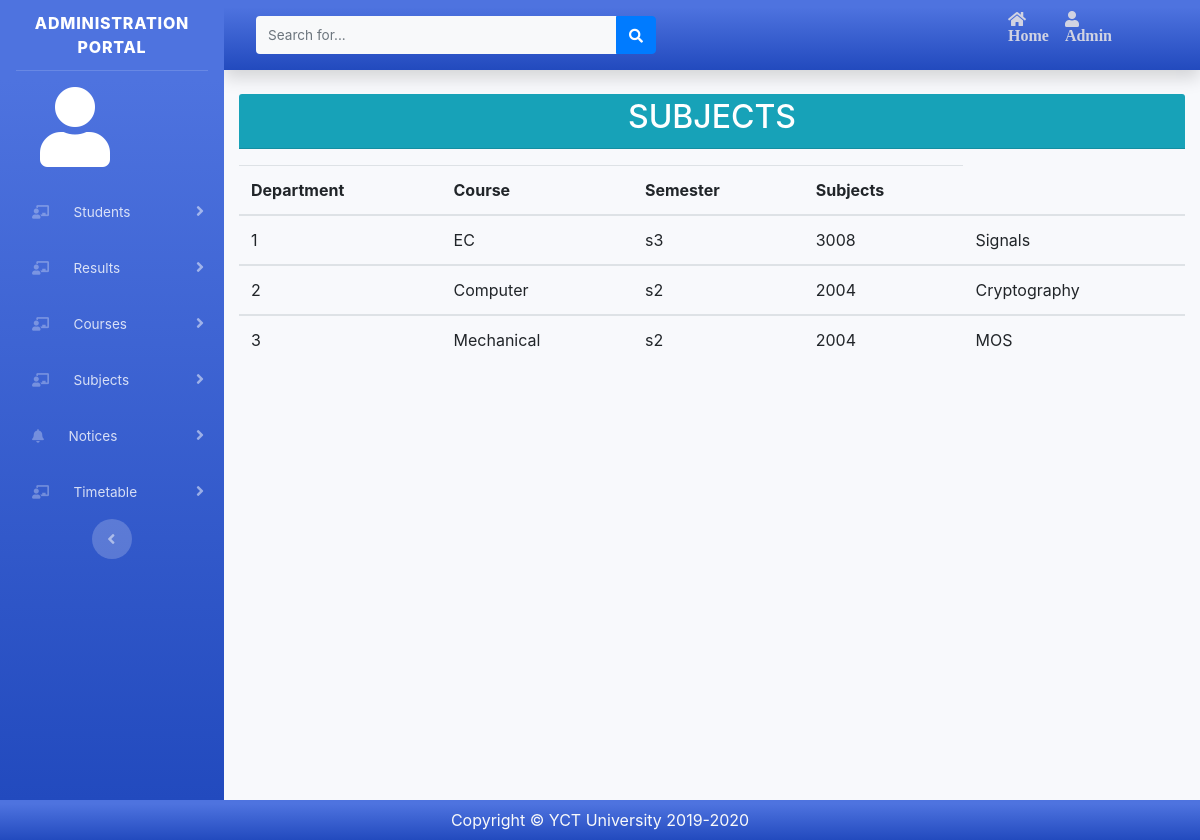
Page /view/faculty_view_subjects.php (signed in) on the committed database.
### tables this page shows
CREATE TABLE `subjects` (
  `id` int(11) NOT NULL,
  `dep` varchar(30) NOT NULL,
  `sem` varchar(30) NOT NULL,
  `sub_code` int(11) NOT NULL,
  `subject` varchar(30) NOT NULL
);

### model/Mymodel.php (called while the page is built, shortened)
<?php
class Mymodel
    {
            function admin_viewsubject()
                {
                    include '../config/connection.php';
                    $sql="SELECT * FROM subjects";
                    $resultb=mysqli_query($conn,$sql);
                    return $resultb;
                }
    }
?>

### controller/Mycontroller.php (called while the page is built, shortened)
<?php
    class Mycontroller
        {
                function a_viewsubject()
                    {
                        include '../model/Mymodel.php';
                        $varsb=new Mymodel();
                        $resb=$varsb->admin_viewsubject();
                        return $resb;
                    }
        }
?>

### view/faculty_view_subjects.php (the view, shortened to what this page needs)
<?php
include_once '../controller/Mycontroller.php';
include 'faculty_header.php';
$vard=new Mycontroller();
$res3=$vard->a_viewsubject();
 ?>
<section class="margin_top">
	<div class="container margin_top">
		<div class="row">
		<div class="col-md-12">
		<div class="card-header text-center p-1 bg-info "><h2 class="text-white">SUBJECTS</h2></div>
		</div>
			<div class="col-md-12 mt-3">
				<div style="overflow-x:auto;">
				<table class="container-fluid table ">
				      <th>Department</th>
					  <th>Course</th>
					  <th>Semester</th>
					  <th>Subjects</th>
				  <?php
				while($row=mysqli_fetch_assoc($res3))
					{
 					?>
					  <tbody id="myTable">
						<tr>
						 <td><?php echo $row['id']; ?></td>
						  <td><?php echo $row['dep']; ?></td>
						  <td><?php echo $row['sem']; ?></td>
						  <td><?php echo $row['sub_code']; ?></td>
						  <td><?php echo $row['subject']; ?></td>
						</tr>
					</tbody>
					<?php
					}
					?>
				</table>
			</div>
			</div>
		</div>
	</div>
</section>
<?php include('footer.php');?>

### rows in the picture
subjects: id "1", dep "EC", sem "s3", sub_code "3008", subject "Signals"
subjects: id "2", dep "Computer", sem "s2", sub_code "2004", subject "Cryptography"
subjects: id "3", dep "Mechanical", sem "s2", sub_code "2004", subject "MOS"
